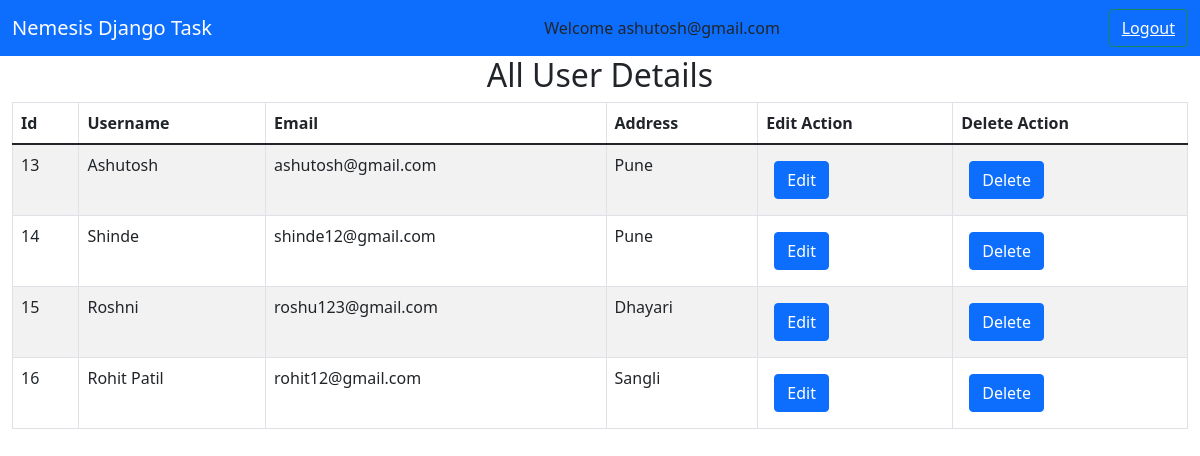
/userdetails (signed in), run on the app's committed database.
### nemesis/models.py (models this page shows, shortened)
class Sign(models.Model):
    username = models.CharField(max_length=50)
    email = models.CharField(max_length=20)
    password = models.CharField(max_length=12)
    confirmpassword = models.CharField(max_length=12)
    address = models.CharField(max_length=500)

### nemesis/views.py (the view)
# urls.py: path('userdetails',views.userdetails, name='userdetails'),
def userdetails(request):
    home = Sign.objects.all()
    return render(request,"userdetails.html", {'alluser': home,"alluser":home})

### nemesis/templates/userdetails.html (shortened to what this page needs)
<!doctype html>
<html lang="en">
  <head>
    <link href="https://cdn.jsdelivr.net/npm/bootstrap@5.1.1/dist/css/bootstrap.min.css" rel="stylesheet">
  </head>
  <body>
    <nav class="navbar sticky-top navbar-dark bg-primary">
      <div class="container-fluid">
          <a class="navbar-brand" href="#">Nemesis Django Task</a>
          {% if request.session.email%}Welcome {{request.session.email}} &nbsp;&nbsp;{% endif %}
          <button type="text" class="btn btn-outline-success text-light text-right" >
          <a href="/logoutuser"style="color:white;">Logout</a></button>
        </div>
    </nav>
<div class="container-fluid">
    <div class="row">
        <div class="col-md-12">
            <h2 class="text-center">All User Details</h2>
            <table class="table table-bordered table-striped table-hover">
                <thead class="thead-dark">
                    <tr>
                    <th>Id</th>
                        <th>Username</th>
                        <th>Email</th>
                        <th>Address</th>
                        <th>Edit Action</th>
                        <th>Delete Action</th>
                    </tr>
                </thead>
                    <tbody>
                    {% for udata in alluser %}
                    <tr>
                    <td>{{udata.id}}</td>
                    <td>{{udata.username}}</td>
                    <td>{{udata.email}}</td>
                    <td>{{udata.address}}</td>
                    <td><a class="btn btn-primary m-2" href="/editrec/{{udata.id}}">Edit</a></td>
                    <td><a class="btn btn-primary m-2" href="/delete/{{udata.id}}">Delete</a></td>
                    </tr>
                    {% endfor %}
            </table>
        </div>
    </div>
</div>
  </body>
</html>

### data on the page
Sign: session.email "ashutosh@gmail.com", id "13", username "Ashutosh", email "ashutosh@gmail.com", address "Pune"
Sign: id "14", username "Shinde", email "shinde12@gmail.com", address "Pune"
Sign: id "15", username "Roshni", email "roshu123@gmail.com", address "Dhayari"
Sign: id "16", username "Rohit Patil", email "rohit12@gmail.com", address "Sangli"
